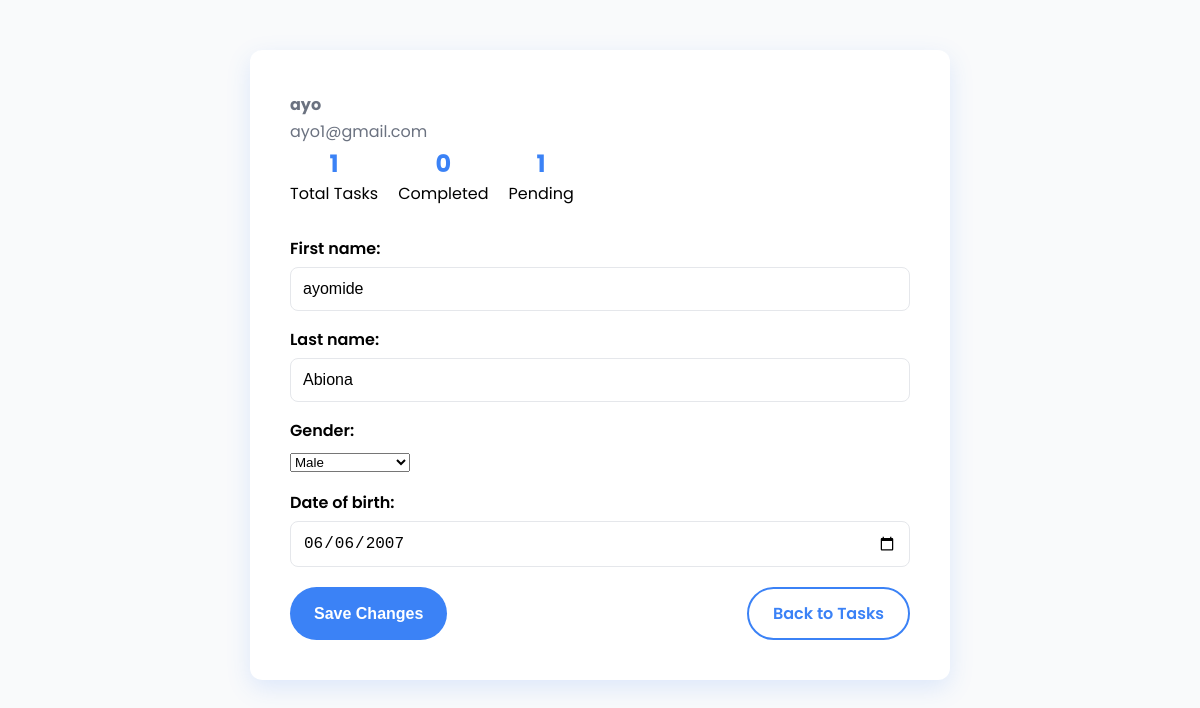
Page /profile/ (signed in) on the earlier database version.
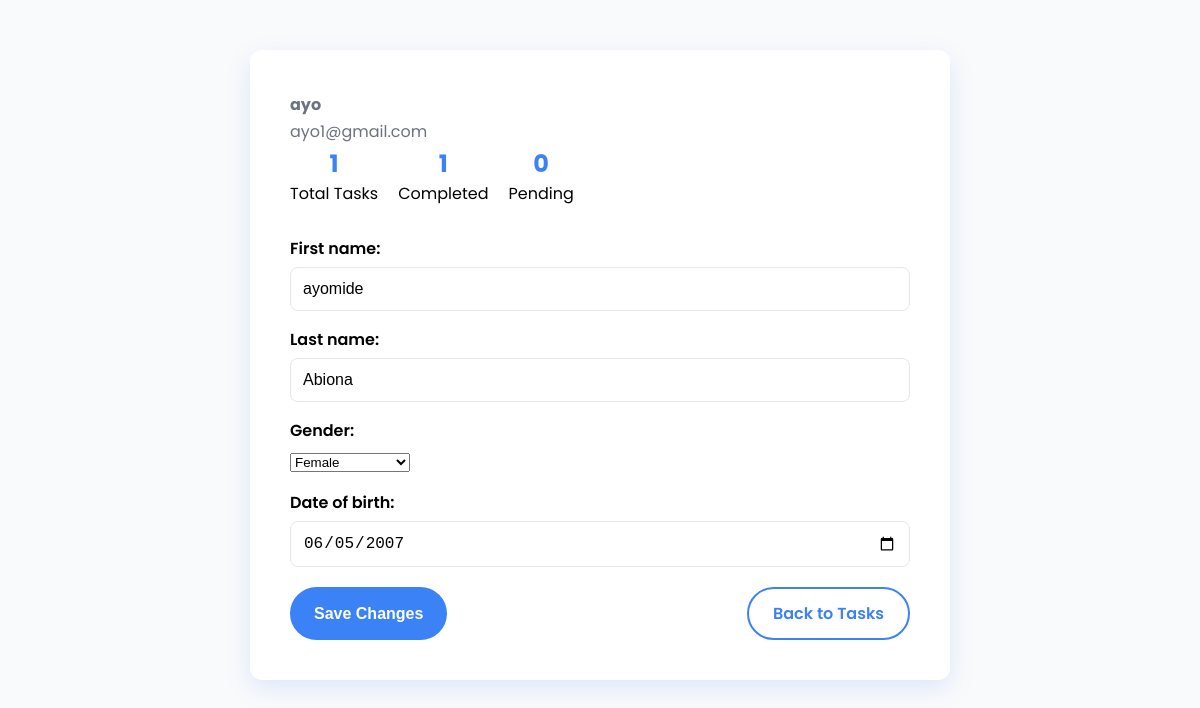
Same page on the later database version.
### todos/models.py (models this page shows, shortened)
class CustomUser(AbstractUser):
    email = models.EmailField(unique=True)  # enforce unique email

class Profile(models.Model):
    GENDER_CHOICES = [
        ('male', 'Male'),
        ('female', 'Female'),
        ('other', 'Other'),
        ('prefer_not_to_say', 'Prefer not to say'),
    ]
    user = models.OneToOneField(settings.AUTH_USER_MODEL, on_delete=models.CASCADE, default=1)  # one profile per user
    first_name = models.CharField(max_length=30, default='First')
    last_name = models.CharField(max_length=30, default='Last')
    created_at = models.DateTimeField(default=timezone.now)  # profile creation timestamp
    updated_at = models.DateTimeField(auto_now=True)  # profile update timestamp
    gender = models.CharField(max_length=20, choices=GENDER_CHOICES, blank=True, null=True)
    date_of_birth = models.DateField(null=True, blank=True)

### todos/views.py (the view)
# urls.py: path('profile/', views.profile_view, name='profile'),  # user profile page
@login_required
def profile_view(request):
    profile, created = Profile.objects.get_or_create(user=request.user)
    todos = Todo.objects.filter(user=request.user)
    if request.method == 'POST':
        form = UserProfileForm(request.POST, request.FILES, instance=profile)
        if form.is_valid():
            form.save()
            messages.success(request, 'Profile updated successfully.')
            return redirect('profile')
    else:
        form = UserProfileForm(instance=profile)
    context = {
        'form': form,
        'profile': profile,
        'total_tasks': todos.count(),
        'completed_tasks': todos.filter(completed=True).count(),
        'pending_tasks': todos.filter(completed=False).count(),
    }
    return render(request, 'todos/profile.html', context)

### todos/forms.py
class UserProfileForm(forms.ModelForm):
    class Meta:
        model = Profile
        fields = ['first_name', 'last_name', 'gender', 'date_of_birth']
        widgets = {
            'date_of_birth': forms.DateInput(attrs={'type': 'date'}),
        }

### todos/templates/todos/profile.html (shortened to what this page needs)
<!DOCTYPE html>
<html lang="en">
<head>
</head>
<body>
<div class="card">
  <div class="header">
    <div>
      <strong><p class="username">{{ user.username }}</p></strong>
      <p class="email">{{ user.email }}</p>
    </div>
  </div>
  <div class="stats">
    <div class="stat">
      <b>{{ total_tasks }}</b>
      <span>Total Tasks</span>
    </div>
    <div class="stat">
      <b>{{ completed_tasks }}</b>
      <span>Completed</span>
    </div>
    <div class="stat">
      <b>{{ pending_tasks }}</b>
      <span>Pending</span>
    </div>
  </div>
<form method="POST" enctype="multipart/form-data">
  {{ form.as_p }}
  <div class="actions">
    <button type="submit" class="button">Save Changes</button>
    <a href="{% url 'home' %}" class="button">Back to Tasks</a>
  </div>
</form>
</div>
</body>
</html>

Differences in the rows shown:
changed Profile "ayomide": gender "Male" → "Female"; date_of_birth "06/06/2007" → "06/05/2007"
Other differences:
{{ completed_tasks }}: "0" → "1"
{{ pending_tasks }}: "1" → "0"
